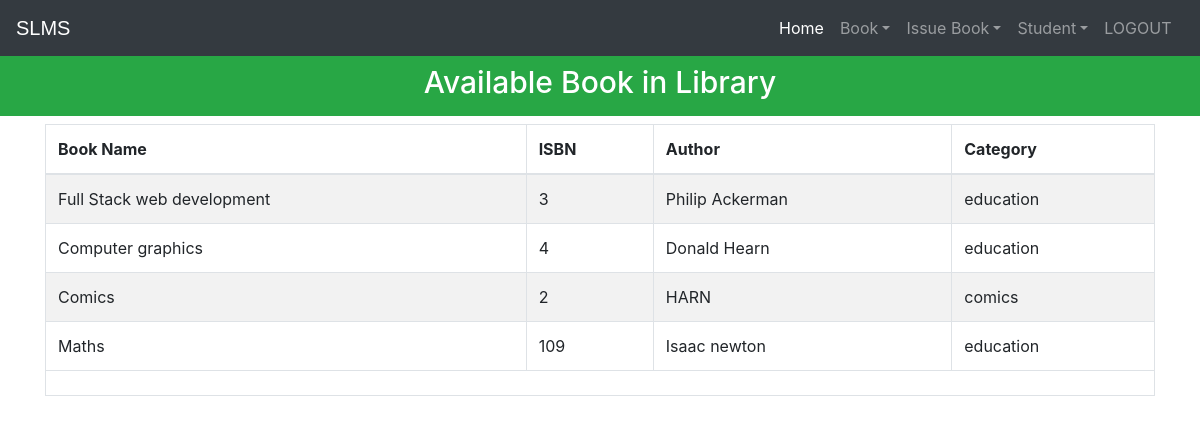
The app's page /viewbook (signed in) with its own data.
### library/models.py (models this page shows, shortened)
class Book(models.Model):
    catchoice= [
        ('education', 'Education'),
        ('entertainment', 'Entertainment'),
        ('comics', 'Comics'),
        ('biography', 'Biography'),
        ('history', 'History'),
        ('novel', 'Novel'),
        ('fantasy', 'Fantasy'),
        ('thriller', 'Thriller'),
        ('romance', 'Romance'),
        ('scifi','Sci-Fi')
        ]
    name=models.CharField(max_length=30)
    isbn=models.PositiveIntegerField()
    author=models.CharField(max_length=40)
    category=models.CharField(max_length=30,choices=catchoice,default='education')

### library/views.py (the view)
# urls.py: path('viewbook', views.viewbook_view),
@login_required(login_url='adminlogin')
@user_passes_test(is_admin)
def viewbook_view(request):
    books=models.Book.objects.all()
    return render(request,'library/viewbook.html',{'books':books})

### library/views.py (called while the page is built)
def is_admin(user):
    return user.groups.filter(name='ADMIN').exists()

### templates/library/viewbook.html (shortened to what this page needs)
<!DOCTYPE html>
<html lang="en" dir="ltr">
  <head>
  </head>
  <body>
    {% include "library/navbaradmin.html" %}
    <br>
    <br>
    <h3 class="p-3 mb-2 bg-success text-white" style = 'font-size: 30px;text-align:center;'>Available Book in Library</h3>
{% if books%}
<div class="container">
  <table class="table table-hover table-condensed table-striped table-bordered">
    <thead>
    <tr>
    <th>Book Name</th>
    <th>ISBN</th>
    <th>Author</th>
    <th>Category</th>
    </tr>
    </thead>
    <tfoot>
    <tr>
    <td colspan="4" rowspan="4">
    </td>
    </tr>
    </tfoot>
    <tbody>
      {% for book in books %}
        <tr>
          <td>{{book.name}}</td>
          <td>{{book.isbn}}</td>
          <td>{{book.author}}</td>
          <td>{{book.category}}</td>
        </tr>
      {% endfor %}
    </tbody>
    </table>
</div>
{%else%}
<h1>Have 0 book</h1>
{%endif%}
<br><br><br><br><br><br><br><br><br>
    {% include "library/footer.html" %}
  </body>
</html>

### records on screen
Book: name "Full Stack web development", isbn "3", author "Philip Ackerman", category "education"
Book: name "Computer graphics", isbn "4", author "Donald Hearn", category "education"
Book: name "Comics", isbn "2", author "HARN", category "comics"
Book: name "Maths", isbn "109", author "Isaac newton", category "education"
